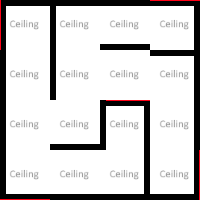

Rendered tile map (Tiled .tmx) drawn with the repository's tilesets; below, a short description and the full map source, tile grids included:
An orthogonal 4x4 tile map with 50x50 px tiles, 5 tile layers (Ground, Ceiling, Walls, WallsInner, ...), 2 tilesets and 10 objects (Laser, Arrow, ButtonSoundPlayer, NumberOne).

<map version="1.5" tiledversion="1.7.2" orientation="orthogonal" renderorder="left-up" compressionlevel="0" width="4" height="4" tilewidth="50" tileheight="50" infinite="0" nextlayerid="32" nextobjectid="77">
 <properties>
  <property name="NoAgents" type="bool" value="false" />
  <property name="NoSpawning" type="bool" value="false" />
 </properties>
 <tileset firstgid="1" source="../../_Tiled/Master.tsx" />
 <tileset firstgid="34" source="../../_Tiled/Deco.tsx" />
 <group id="5" name="Floor 0">
  <properties>
   <property name="Height" type="float" value="2.5" />
  </properties>
  <layer id="1" name="Ground" width="4" height="4">
   <properties>
    <property name="Materials" value="[ground]" />
    <property name="Walkable" type="bool" value="true" />
   </properties>
   <data encoding="csv">
4,4,4,4,
4,4,4,4,
4,4,4,4,
4,4,4,4
</data>
  </layer>
  <layer id="28" name="Ceiling" width="4" height="4">
   <properties>
    <property name="AtCeiling" type="bool" value="true" />
    <property name="Materials" value="[ceiling]" />
   </properties>
   <data encoding="csv">
3,3,3,3,
3,3,3,3,
3,3,3,3,
3,3,3,3
</data>
  </layer>
  <layer id="3" name="Walls" width="4" height="4">
   <properties>
    <property name="ConnectToCeiling" type="bool" value="true" />
    <property name="Materials" value="[mainWalls]" />
   </properties>
   <data encoding="csv">
2684354566,3221225477,3221225477,3221225478,
2684354565,0,0,1610612741,
2684354565,0,0,1610612741,
6,5,5,1610612742
</data>
  </layer>
  <layer id="29" name="WallsInner" width="4" height="4">
   <properties>
    <property name="ConnectToCeiling" type="bool" value="true" />
   </properties>
   <data encoding="csv">
0,2684354565,5,0,
0,2684354565,0,3221225477,
0,0,3221225478,0,
0,0,1610612741,0
</data>
  </layer>
  <layer id="30" name="WallsInner2" width="4" height="4">
   <properties>
    <property name="ConnectToCeiling" type="bool" value="true" />
   </properties>
   <data encoding="csv">
0,0,0,0,
0,0,0,0,
0,5,2684354565,0,
0,0,0,0
</data>
  </layer>
  <objectgroup id="4" name="Transitions">
   <object id="65" gid="20" x="145" y="149.25" width="50" height="50" rotation="90" />
   <object id="67" gid="8" x="150" y="50" width="50" height="50" rotation="-90">
    <properties>
     <property name="TargetZone" value="Level4Room2" />
    </properties>
   </object>
  </objectgroup>
  <objectgroup id="31" name="LevelExit">
   <object id="66" gid="8" x="50" y="50" width="50" height="50" rotation="-90">
    <properties>
     <property name="MazeTransitions" type="int" value="0" />
     <property name="OneWay" type="bool" value="true" />
     <property name="TargetZone" value="Level6Room1" />
    </properties>
   </object>
  </objectgroup>
  <objectgroup id="27" name="Objects">
   <object id="68" gid="13" x="50" y="50" width="50" height="50" rotation="180">
    <properties>
     <property name="Variable" value="doorLevel4" />
    </properties>
   </object>
   <object id="69" gid="14" x="150" y="100" width="50" height="50" rotation="180">
    <properties>
     <property name="Variable" value="doorLevel4Room1" />
     <property name="Y" type="int" value="2" />
    </properties>
   </object>
   <object id="70" gid="13" x="100" y="50" width="50" height="50" rotation="-90">
    <properties>
     <property name="Variable" value="doorLevel4Room1" />
    </properties>
   </object>
   <object id="71" name="Laser1" type="Laser" gid="40" x="100" y="150" width="50" height="50">
    <properties>
     <property name="Center" type="bool" value="true" />
     <property name="Offset" value="0.4,0.3,0.5" />
     <property name="Rotate" value="90,0,0" />
     <property name="Scale" value="" />
     <property name="Snap" type="bool" value="true" />
     <property name="Y" type="int" value="2" />
    </properties>
   </object>
   <object id="73" name="Arrow" type="Arrow" gid="40" x="50" y="50" width="50" height="50">
    <properties>
     <property name="Offset" value="0.2,0,0.2" />
    </properties>
   </object>
   <object id="74" type="ButtonSoundPlayer" gid="40" x="50" y="150" width="50" height="50" />
   <object id="75" name="NumberOne" type="NumberOne" gid="41" x="100" y="100" width="50" height="50">
    <properties>
     <property name="Offset" value="-0.4,0,-0.5" />
     <property name="Rotate" value="0,180,0" />
    </properties>
   </object>
  </objectgroup>
 </group>
</map>
